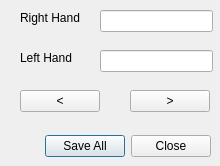
<?xml version="1.0" encoding="UTF-8"?>
<ui version="4.0">
 <class>fingeringDialog</class>
 <widget class="QDialog" name="fingeringDialog">
  <property name="geometry">
   <rect>
    <x>0</x>
    <y>0</y>
    <width>220</width>
    <height>166</height>
   </rect>
  </property>
  <property name="contextMenuPolicy">
   <enum>Qt::NoContextMenu</enum>
  </property>
  <property name="windowTitle">
   <string notr="true">Dialog</string>
  </property>
  <property name="toolTip">
   <string notr="true"/>
  </property>
  <property name="statusTip">
   <string notr="true"/>
  </property>
  <property name="whatsThis">
   <string notr="true"/>
  </property>
  <property name="accessibleName">
   <string notr="true"/>
  </property>
  <property name="accessibleDescription">
   <string notr="true"/>
  </property>
  <property name="windowFilePath">
   <string notr="true"/>
  </property>
  <widget class="QDialogButtonBox" name="buttonBox">
   <property name="geometry">
    <rect>
     <x>30</x>
     <y>130</y>
     <width>181</width>
     <height>32</height>
    </rect>
   </property>
   <property name="contextMenuPolicy">
    <enum>Qt::NoContextMenu</enum>
   </property>
   <property name="toolTip">
    <string notr="true"/>
   </property>
   <property name="statusTip">
    <string notr="true"/>
   </property>
   <property name="whatsThis">
    <string notr="true"/>
   </property>
   <property name="accessibleName">
    <string notr="true"/>
   </property>
   <property name="accessibleDescription">
    <string notr="true"/>
   </property>
   <property name="orientation">
    <enum>Qt::Horizontal</enum>
   </property>
   <property name="standardButtons">
    <set>QDialogButtonBox::Close|QDialogButtonBox::SaveAll</set>
   </property>
  </widget>
  <widget class="QPushButton" name="pushButton_toLeft">
   <property name="geometry">
    <rect>
     <x>20</x>
     <y>90</y>
     <width>80</width>
     <height>22</height>
    </rect>
   </property>
   <property name="focusPolicy">
    <enum>Qt::NoFocus</enum>
   </property>
   <property name="contextMenuPolicy">
    <enum>Qt::NoContextMenu</enum>
   </property>
   <property name="toolTip">
    <string notr="true"/>
   </property>
   <property name="statusTip">
    <string notr="true"/>
   </property>
   <property name="whatsThis">
    <string notr="true"/>
   </property>
   <property name="accessibleName">
    <string notr="true"/>
   </property>
   <property name="accessibleDescription">
    <string notr="true"/>
   </property>
   <property name="text">
    <string notr="true">&lt;</string>
   </property>
   <property name="shortcut">
    <string notr="true"/>
   </property>
   <property name="autoDefault">
    <bool>false</bool>
   </property>
  </widget>
  <widget class="QPushButton" name="pushButton_toRight">
   <property name="geometry">
    <rect>
     <x>130</x>
     <y>90</y>
     <width>80</width>
     <height>22</height>
    </rect>
   </property>
   <property name="focusPolicy">
    <enum>Qt::NoFocus</enum>
   </property>
   <property name="contextMenuPolicy">
    <enum>Qt::NoContextMenu</enum>
   </property>
   <property name="toolTip">
    <string notr="true"/>
   </property>
   <property name="statusTip">
    <string notr="true"/>
   </property>
   <property name="whatsThis">
    <string notr="true"/>
   </property>
   <property name="accessibleName">
    <string notr="true"/>
   </property>
   <property name="accessibleDescription">
    <string notr="true"/>
   </property>
   <property name="text">
    <string notr="true">&gt;</string>
   </property>
   <property name="shortcut">
    <string notr="true"/>
   </property>
   <property name="autoDefault">
    <bool>false</bool>
   </property>
  </widget>
  <widget class="QLabel" name="label">
   <property name="geometry">
    <rect>
     <x>20</x>
     <y>50</y>
     <width>81</width>
     <height>16</height>
    </rect>
   </property>
   <property name="contextMenuPolicy">
    <enum>Qt::NoContextMenu</enum>
   </property>
   <property name="toolTip">
    <string notr="true"/>
   </property>
   <property name="statusTip">
    <string notr="true"/>
   </property>
   <property name="whatsThis">
    <string notr="true"/>
   </property>
   <property name="accessibleName">
    <string notr="true"/>
   </property>
   <property name="accessibleDescription">
    <string notr="true"/>
   </property>
   <property name="text">
    <string>Left Hand</string>
   </property>
   <property name="textInteractionFlags">
    <set>Qt::NoTextInteraction</set>
   </property>
  </widget>
  <widget class="QLabel" name="label_2">
   <property name="geometry">
    <rect>
     <x>20</x>
     <y>10</y>
     <width>81</width>
     <height>16</height>
    </rect>
   </property>
   <property name="contextMenuPolicy">
    <enum>Qt::NoContextMenu</enum>
   </property>
   <property name="toolTip">
    <string notr="true"/>
   </property>
   <property name="statusTip">
    <string notr="true"/>
   </property>
   <property name="whatsThis">
    <string notr="true"/>
   </property>
   <property name="accessibleName">
    <string notr="true"/>
   </property>
   <property name="accessibleDescription">
    <string notr="true"/>
   </property>
   <property name="text">
    <string>Right Hand</string>
   </property>
   <property name="textInteractionFlags">
    <set>Qt::NoTextInteraction</set>
   </property>
  </widget>
  <widget class="QLineEdit" name="lineEdit_Right">
   <property name="geometry">
    <rect>
     <x>100</x>
     <y>10</y>
     <width>113</width>
     <height>22</height>
    </rect>
   </property>
   <property name="mouseTracking">
    <bool>false</bool>
   </property>
   <property name="contextMenuPolicy">
    <enum>Qt::NoContextMenu</enum>
   </property>
   <property name="acceptDrops">
    <bool>true</bool>
   </property>
   <property name="toolTip">
    <string notr="true"/>
   </property>
   <property name="statusTip">
    <string notr="true"/>
   </property>
   <property name="whatsThis">
    <string notr="true"/>
   </property>
   <property name="accessibleName">
    <string notr="true"/>
   </property>
   <property name="accessibleDescription">
    <string notr="true"/>
   </property>
   <property name="maxLength">
    <number>4</number>
   </property>
   <property name="placeholderText">
    <string notr="true"/>
   </property>
  </widget>
  <widget class="QLineEdit" name="lineEdit_Left">
   <property name="geometry">
    <rect>
     <x>100</x>
     <y>50</y>
     <width>113</width>
     <height>22</height>
    </rect>
   </property>
   <property name="mouseTracking">
    <bool>false</bool>
   </property>
   <property name="contextMenuPolicy">
    <enum>Qt::NoContextMenu</enum>
   </property>
   <property name="toolTip">
    <string notr="true"/>
   </property>
   <property name="statusTip">
    <string notr="true"/>
   </property>
   <property name="whatsThis">
    <string notr="true"/>
   </property>
   <property name="accessibleName">
    <string notr="true"/>
   </property>
   <property name="accessibleDescription">
    <string notr="true"/>
   </property>
   <property name="maxLength">
    <number>4</number>
   </property>
   <property name="placeholderText">
    <string notr="true"/>
   </property>
  </widget>
 </widget>
 <resources/>
 <connections>
  <connection>
   <sender>buttonBox</sender>
   <signal>accepted()</signal>
   <receiver>fingeringDialog</receiver>
   <slot>accept()</slot>
   <hints>
    <hint type="sourcelabel">
     <x>248</x>
     <y>254</y>
    </hint>
    <hint type="destinationlabel">
     <x>157</x>
     <y>274</y>
    </hint>
   </hints>
  </connection>
  <connection>
   <sender>buttonBox</sender>
   <signal>rejected()</signal>
   <receiver>fingeringDialog</receiver>
   <slot>reject()</slot>
   <hints>
    <hint type="sourcelabel">
     <x>316</x>
     <y>260</y>
    </hint>
    <hint type="destinationlabel">
     <x>286</x>
     <y>274</y>
    </hint>
   </hints>
  </connection>
 </connections>
</ui>
